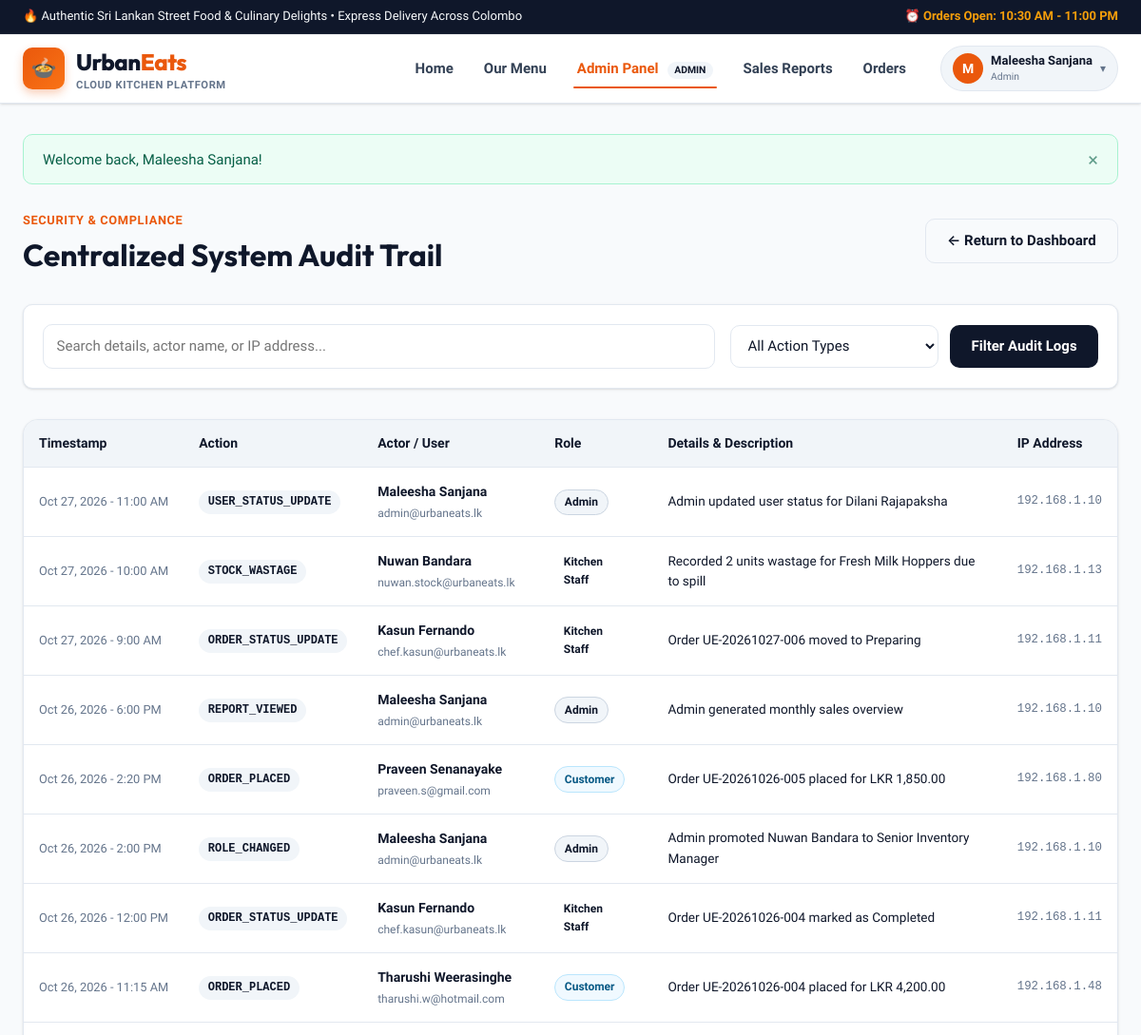
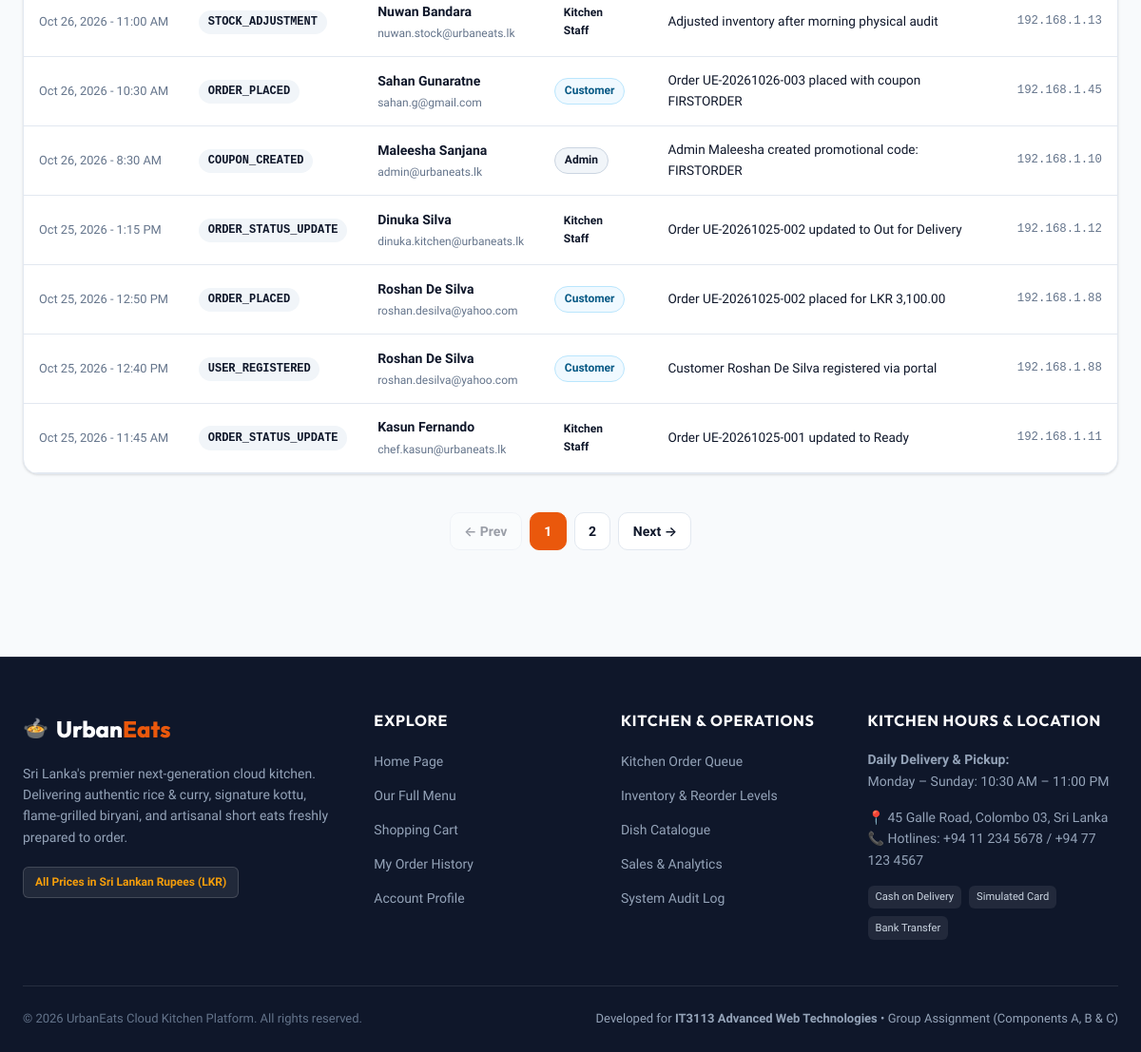
/public/admin/audit_log.php (signed in), run on the app's committed database (2 pictures, top to bottom).
### tables this page shows
CREATE TABLE `audit_log` (
  `id` INT UNSIGNED NOT NULL AUTO_INCREMENT,
  `user_id` INT UNSIGNED NULL,
  `action` VARCHAR(100) NOT NULL,
  `details` TEXT NOT NULL,
  `ip_address` VARCHAR(45) NULL,
  `created_at` TIMESTAMP NOT NULL DEFAULT CURRENT_TIMESTAMP,
  PRIMARY KEY (`id`),
  KEY `idx_audit_user` (`user_id`),
  KEY `idx_audit_action` (`action`),
  KEY `idx_audit_time` (`created_at`),
  CONSTRAINT `fk_audit_user` FOREIGN KEY (`user_id`) REFERENCES `users` (`id`) ON DELETE SET NULL ON UPDATE CASCADE
);

CREATE TABLE `users` (
  `id` INT UNSIGNED NOT NULL AUTO_INCREMENT,
  `role_id` INT UNSIGNED NOT NULL,
  `full_name` VARCHAR(100) NOT NULL,
  `email` VARCHAR(150) NOT NULL,
  `phone` VARCHAR(20) NOT NULL,
  `password_hash` VARCHAR(255) NOT NULL,
  `address` TEXT NULL,
  `is_active` TINYINT(1) NOT NULL DEFAULT 1,
  `failed_login_attempts` INT UNSIGNED NOT NULL DEFAULT 0,
  `lockout_until` DATETIME NULL,
  `created_at` TIMESTAMP NOT NULL DEFAULT CURRENT_TIMESTAMP,
  `updated_at` TIMESTAMP NOT NULL DEFAULT CURRENT_TIMESTAMP ON UPDATE CURRENT_TIMESTAMP,
  PRIMARY KEY (`id`),
  UNIQUE KEY `uk_users_email` (`email`),
  KEY `idx_users_role` (`role_id`),
  KEY `idx_users_active` (`is_active`),
  CONSTRAINT `fk_users_role` FOREIGN KEY (`role_id`) REFERENCES `roles` (`id`) ON UPDATE CASCADE
);

CREATE TABLE `roles` (
  `id` INT UNSIGNED NOT NULL AUTO_INCREMENT,
  `name` VARCHAR(50) NOT NULL,
  `description` VARCHAR(255) NOT NULL,
  PRIMARY KEY (`id`),
  UNIQUE KEY `uk_roles_name` (`name`)
);

### public/admin/audit_log.php (the view, shortened to what this page needs)
<?php
require_once __DIR__ . '/../../includes/header.php';
$pdo = get_db_connection();
$search = trim($_GET['search'] ?? '');
$page = max(1, (int)($_GET['page'] ?? 1));
$perPage = 15;
$offset = ($page - 1) * $perPage;
$whereClauses = ['1=1'];
$params = [];
$whereSql = implode(' AND ', $whereClauses);
$countStmt = $pdo->prepare("
    SELECT COUNT(*)
    FROM audit_log a
    LEFT JOIN users u ON a.user_id = u.id
    WHERE $whereSql
");
$countStmt->execute($params);
$totalRecords = (int)$countStmt->fetchColumn();
$totalPages = max(1, (int)ceil($totalRecords / $perPage));
$logStmt = $pdo->prepare("
    SELECT a.*, u.full_name, u.email, r.name AS role_name
    FROM audit_log a
    LEFT JOIN users u ON a.user_id = u.id
    LEFT JOIN roles r ON u.role_id = r.id
    WHERE $whereSql
    ORDER BY a.created_at DESC, a.id DESC
    LIMIT :limit OFFSET :offset
");
$logStmt->bindValue(':limit', $perPage, PDO::PARAM_INT);
$logStmt->bindValue(':offset', $offset, PDO::PARAM_INT);
$logStmt->execute();
$logs = $logStmt->fetchAll();
?>
<div class="site-container" style="margin-top: 1rem; margin-bottom: 3.5rem;">
    <div style="display: flex; justify-content: space-between; align-items: center; flex-wrap: wrap; gap: 1rem; margin-bottom: 2rem;">
        <div>
            <span style="font-size: 0.8rem; text-transform: uppercase; letter-spacing: 0.05em; color: var(--color-primary); font-weight: 700;">Security & Compliance</span>
            <h1 style="font-size: 2rem; margin-top: 0.25rem;">Centralized System Audit Trail</h1>
        </div>
        <a href="<?= $appBase ?>/admin/dashboard.php" class="btn btn-outline">&larr; Return to Dashboard</a>
    </div>
    <div class="menu-controls">
        <form action="<?= $appBase ?>/admin/audit_log.php" method="GET" class="filter-form">
            <div class="search-box">
                <input type="text"
                       name="search"
                       class="form-control"
                       placeholder="Search details, actor name, or IP address..."
                       value="<?= e($search) ?>">
            </div>
            <div class="filter-selects">
                <select name="action" class="form-control" style="width: auto;">
                    <option value="">All Action Types</option>
                </select>
                <button type="submit" class="btn btn-secondary">Filter Audit Logs</button>
            </div>
        </form>
    </div>
    <div class="data-table-container">
        <table class="data-table">
            <thead>
                <tr>
                    <th>Timestamp</th>
                    <th>Action</th>
                    <th>Actor / User</th>
                    <th>Role</th>
                    <th>Details & Description</th>
                    <th>IP Address</th>
                </tr>
            </thead>
            <tbody>
                <?php if (empty($logs)): ?>
                    <tr>
                        <td colspan="6" style="text-align: center; padding: 2.5rem; color: var(--text-muted);">
                            No audit log entries found matching your query.
                        </td>
                    </tr>
                <?php else: ?>
                    <?php foreach ($logs as $log): ?>
                        <tr>
                            <td style="white-space: nowrap; font-size: 0.8rem; color: var(--text-muted);">
                                <?= format_datetime($log['created_at']) ?>
                            </td>
                            <td>
                                <span class="badge" style="background: var(--bg-subtle); color: var(--color-secondary); font-family: monospace; font-size: 0.75rem;">
                                    <?= e($log['action']) ?>
                                </span>
                            </td>
                            <td>
                                <?php if (!empty($log['full_name'])): ?>
                                    <strong><?= e($log['full_name']) ?></strong><br>
                                    <span style="font-size: 0.75rem; color: var(--text-muted);"><?= e($log['email']) ?></span>
                                <?php else: ?>
                                    <span style="color: var(--text-subtle); font-style: italic;">Guest / System Task</span>
                                <?php endif; ?>
                            </td>
                            <td>
                                <?php if (!empty($log['role_name'])): ?>
                                    <span class="badge badge-role-<?= e($log['role_name']) ?>">
                                        <?= ucfirst(str_replace('_', ' ', $log['role_name'])) ?>
                                    </span>
                                <?php else: ?>
                                    <span style="font-size: 0.75rem; color: var(--text-subtle);">-</span>
                                <?php endif; ?>
                            </td>
                            <td style="max-width: 420px; font-size: 0.85rem;">
                                <?= e($log['details']) ?>
                            </td>
                            <td style="font-family: monospace; font-size: 0.775rem; color: var(--text-muted);">
                                <?= e($log['ip_address'] ?: '127.0.0.1') ?>
                            </td>
                        </tr>
                    <?php endforeach; ?>
                <?php endif; ?>
            </tbody>
        </table>
    </div>
    <?php if ($totalPages > 1): ?>
        <div class="pagination">
            <a href="?<?= http_build_query(array_merge($_GET, ['page' => max(1, $page - 1)])) ?>"
               class="page-btn <?= $page <= 1 ? 'disabled' : '' ?>">&larr; Prev</a>
            <?php for ($i = 1; $i <= $totalPages; $i++): ?>
                <a href="?<?= http_build_query(array_merge($_GET, ['page' => $i])) ?>"
                   class="page-btn <?= $page === $i ? 'active' : '' ?>"><?= $i ?></a>
            <?php endfor; ?>
            <a href="?<?= http_build_query(array_merge($_GET, ['page' => min($totalPages, $page + 1)])) ?>"
               class="page-btn <?= $page >= $totalPages ? 'disabled' : '' ?>">Next &rarr;</a>
        </div>
    <?php endif; ?>
</div>
<?php require_once __DIR__ . '/../../includes/footer.php'; ?>

### data on the page
audit_log: created_at "Oct 27, 2026 - 11:00 AM", action "USER_STATUS_UPDATE", user.full_name "Maleesha Sanjana", user.email "admin@urbaneats.lk", roles.name "Admin", details "Admin updated user status for Dilani Rajapaksha", ip_address "192.168.1.10"
audit_log: created_at "Oct 27, 2026 - 10:00 AM", action "STOCK_WASTAGE", user.full_name "Nuwan Bandara", user.email "nuwan.stock@urbaneats.lk", roles.name "Kitchen Staff", details "Recorded 2 units wastage for Fresh Milk Hoppers due to spill", ip_address "192.168.1.13"
audit_log: created_at "Oct 27, 2026 - 9:00 AM", action "ORDER_STATUS_UPDATE", user.full_name "Kasun Fernando", user.email "chef.kasun@urbaneats.lk", roles.name "Kitchen Staff", details "Order UE-20261027-006 moved to Preparing", ip_address "192.168.1.11"
audit_log: created_at "Oct 26, 2026 - 6:00 PM", action "REPORT_VIEWED", user.full_name "Maleesha Sanjana", user.email "admin@urbaneats.lk", roles.name "Admin", details "Admin generated monthly sales overview", ip_address "192.168.1.10"
audit_log: created_at "Oct 26, 2026 - 2:20 PM", action "ORDER_PLACED", user.full_name "Praveen Senanayake", user.email "praveen.s@gmail.com", roles.name "Customer", details "Order UE-20261026-005 placed for LKR 1,850.00", ip_address "192.168.1.80"
audit_log: created_at "Oct 26, 2026 - 2:00 PM", action "ROLE_CHANGED", user.full_name "Maleesha Sanjana", user.email "admin@urbaneats.lk", roles.name "Admin", details "Admin promoted Nuwan Bandara to Senior Inventory Manager", ip_address "192.168.1.10"
audit_log: created_at "Oct 26, 2026 - 12:00 PM", action "ORDER_STATUS_UPDATE", user.full_name "Kasun Fernando", user.email "chef.kasun@urbaneats.lk", roles.name "Kitchen Staff", details "Order UE-20261026-004 marked as Completed", ip_address "192.168.1.11"
audit_log: created_at "Oct 26, 2026 - 11:15 AM", action "ORDER_PLACED", user.full_name "Tharushi Weerasinghe", user.email "tharushi.w@hotmail.com", roles.name "Customer", details "Order UE-20261026-004 placed for LKR 4,200.00", ip_address "192.168.1.48"
audit_log: created_at "Oct 26, 2026 - 11:00 AM", action "STOCK_ADJUSTMENT", user.full_name "Nuwan Bandara", user.email "nuwan.stock@urbaneats.lk", roles.name "Kitchen Staff", details "Adjusted inventory after morning physical audit", ip_address "192.168.1.13"
audit_log: created_at "Oct 26, 2026 - 10:30 AM", action "ORDER_PLACED", user.full_name "Sahan Gunaratne", user.email "sahan.g@gmail.com", roles.name "Customer", details "Order UE-20261026-003 placed with coupon FIRSTORDER", ip_address "192.168.1.45"
audit_log: created_at "Oct 26, 2026 - 8:30 AM", action "COUPON_CREATED", user.full_name "Maleesha Sanjana", user.email "admin@urbaneats.lk", roles.name "Admin", details "Admin Maleesha created promotional code: FIRSTORDER", ip_address "192.168.1.10"
audit_log: created_at "Oct 25, 2026 - 1:15 PM", action "ORDER_STATUS_UPDATE", user.full_name "Dinuka Silva", user.email "dinuka.kitchen@urbaneats.lk", roles.name "Kitchen Staff", details "Order UE-20261025-002 updated to Out for Delivery", ip_address "192.168.1.12"
audit_log: created_at "Oct 25, 2026 - 12:50 PM", action "ORDER_PLACED", user.full_name "Roshan De Silva", user.email "roshan.desilva@yahoo.com", roles.name "Customer", details "Order UE-20261025-002 placed for LKR 3,100.00", ip_address "192.168.1.88"
audit_log: created_at "Oct 25, 2026 - 12:40 PM", action "USER_REGISTERED", user.full_name "Roshan De Silva", user.email "roshan.desilva@yahoo.com", roles.name "Customer", details "Customer Roshan De Silva registered via portal", ip_address "192.168.1.88"
audit_log: created_at "Oct 25, 2026 - 11:45 AM", action "ORDER_STATUS_UPDATE", user.full_name "Kasun Fernando", user.email "chef.kasun@urbaneats.lk", roles.name "Kitchen Staff", details "Order UE-20261025-001 updated to Ready", ip_address "192.168.1.11"

### other printed values
substr($currentUser['name'] ?? 'U', 0, 1) "M"
$currentUser['name'] "Maleesha Sanjana"
str_replace('_', ' ', $currentUser['role_name'] ?? '') "Admin"
$msg "Welcome back, Maleesha Sanjana!"
